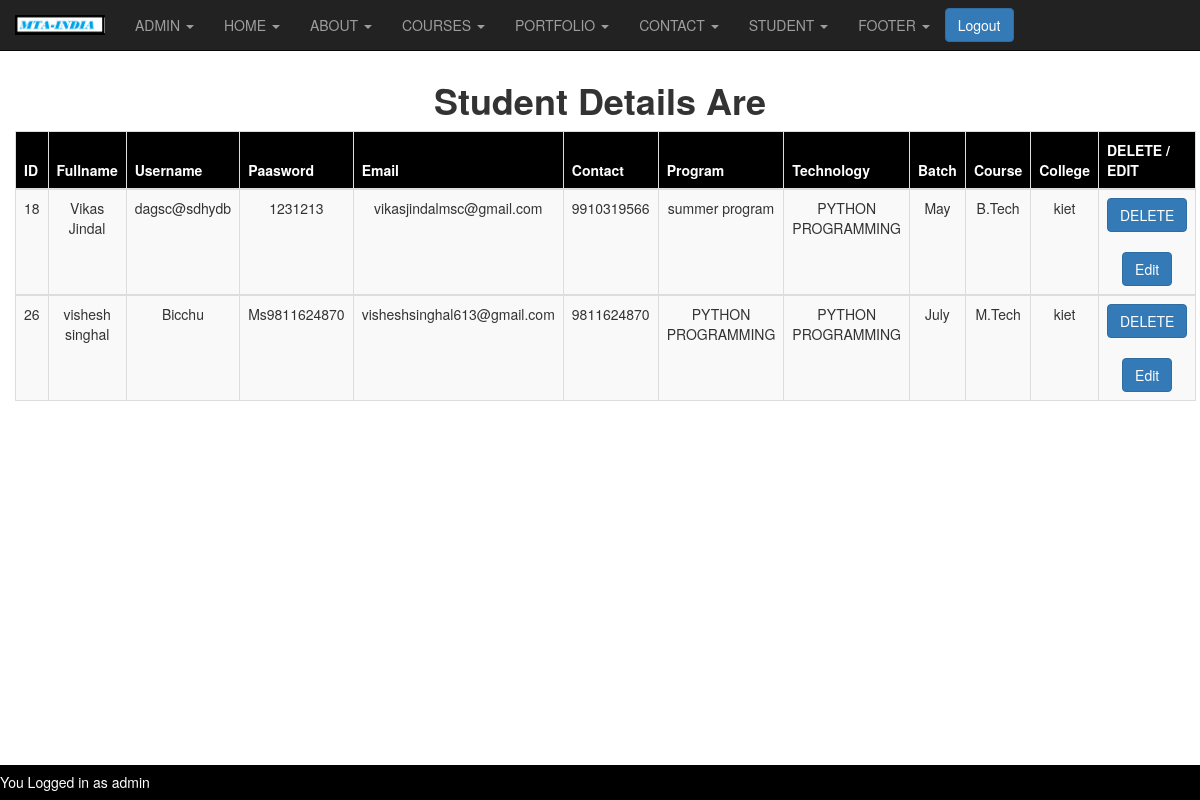
Screenshot of /adminstudentdetail.php (signed in) with the database file from the repository.
### tables this page shows
CREATE TABLE IF NOT EXISTS `studentregister` (
  `id` int NOT NULL AUTO_INCREMENT,
  `fullname` varchar(50) NOT NULL,
  `username` varchar(40) NOT NULL,
  `gender` varchar(10) NOT NULL,
  `email` varchar(50) NOT NULL,
  `contact` varchar(10) NOT NULL,
  `dob` date NOT NULL,
  `program` varchar(200) NOT NULL,
  `location` varchar(50) NOT NULL,
  `technology` varchar(100) NOT NULL,
  `batch` varchar(20) NOT NULL,
  `state` varchar(100) NOT NULL,
  `city` varchar(50) NOT NULL,
  `university` varchar(150) NOT NULL,
  `college` varchar(150) NOT NULL,
  `course` varchar(150) NOT NULL,
  `branch` varchar(50) NOT NULL,
  `semester` int NOT NULL,
  `passingyear` varchar(4) NOT NULL,
  `findus` varchar(250) NOT NULL,
  `password` varchar(25) NOT NULL,
  PRIMARY KEY (`id`)
);

### adminstudentdetail.php (the view, shortened to what this page needs)
<?php
if(isset($_SESSION['username']) && isset($_SESSION['password']))
{
include('config.php');
$execute = "SELECT * FROM `studentregister`";
    $row = @mysqli_query($link,$execute) or die("<br>query could not executed");
?>
<!DOCTYPE html>
<html>
<head>
  <link rel="stylesheet" href="https://maxcdn.bootstrapcdn.com/bootstrap/3.4.1/css/bootstrap.min.css">
</head>
<body>
    <?php include('adminheader.php');  ?>
    <center>
    <br><br><br>
    <h1><b>Student Details Are</b></h1>
    <div class="container-fluid">
    <table class="table table-responsive table-bordered table-striped" style="text-align:center;">
    <thead style="background-color:black;">
        <tr>
            <th>
                <span style="color:white;">ID</span>
            </th>
            <th>
                <span style="color:white;">Fullname</span>
            </th>
            <th>
                <span style="color:white;">Username</span>
            </th>
            <th>
                <span style="color:white;">Paasword</span>
            </th>
            <th>
                <span style="color:white;">Email</span>
            </th>
            <th>
                <span style="color:white;">Contact</span>
            </th>
            <th>
                <span style="color:white;">Program</span>
            </th>
            <th>
                <span style="color:white;">Technology</span>
            </th>
            <th>
                <span style="color:white;">Batch</span>
            </th>
            <th>
                <span style="color:white;">Course</span>
            </th>
            <th>
                <span style="color:white;">College</span>
            </th>
            <th>
            <span style="color:white;">DELETE / EDIT</span>
            </th>
        </tr>
        </thead>
     <?php
        while($column = mysqli_fetch_row($row))
    {
    ?>
    <tbody>
        <tr>
            <td>
                <?php echo $column[0];?>
            </td>
            <td>
                <?php echo $column[1];?>
            </td>
            <td>
                <?php echo $column[2];?>
            </td>
            <td>
                <?php echo $column[20];?>
            </td>
            <td>
                <?php echo $column[4];?>
            </td>
            <td>
                <?php echo $column[5];?>
            </td>
            <td>
                <?php echo $column[7];?>
            </td>
            <td>
                <?php echo $column[9];?>
            </td>
            <td>
                <?php echo $column[10];?>
            </td>
            <td>
                <?php echo $column[15];?>
            </td>
            <td>
                <?php echo $column[14];?>
            </td>
            <td>
            <?php echo "<a href='admindeletestudent.php?ID=$column[0]'><input type='button' class='btn btn-primary' name='btn' value='DELETE'></a><br><br> <a href='editdetail.php?ID=$column[0]'><input type='button' class='btn btn-primary' name='btn' value='Edit'></a>";?>
            </td>
        </tr>
    <?php
     }
     ?>
     </tbody>
    </table>
    </div>
       </center>
       <br>
       <div class="footer">
     <h5 style="float:left;color:white;">You Logged in as <?php echo $_SESSION['username'];?></h5>
</div>
</body>
</html>
<?php
}
else{
	header("location:admin.php?login first");
}
?>

### adminstudentdetail.php (style rules this page uses)
.footer { position:fixed; left: 0; bottom: 0; width: 100%; background-color: black; color: white; text-align: center; }

### rows the page displays
studentregister: id "18", fullname "Vikas Jindal", username "dagsc@sdhydb", password "1231213", email "vikasjindalmsc@gmail.com", contact "9910319566", program "summer program", technology "PYTHON PROGRAMMING", batch "May", course "B.Tech", college "kiet"
studentregister: id "26", fullname "vishesh singhal", username "Bicchu", password "Ms9811624870", email "visheshsinghal613@gmail.com", contact "9811624870", program "PYTHON PROGRAMMING", technology "PYTHON PROGRAMMING", batch "July", course "M.Tech", college "kiet"

### other values shown
$_SESSION['username'] "admin"
